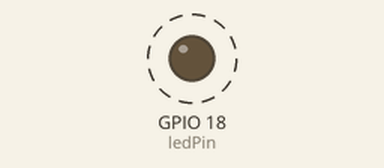
Bench run of a program on a simulated Raspberry Pi (BCM pin numbers). On the bench: output pins drawn as LEDs (lit = HIGH). Dashed ring = blinking. What the program prints to the terminal is not drawn.

Above: at 0.5 s.
Timing chart, 0 to 4.6 s (numbered marks = the images above):
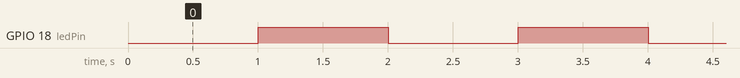

Measured:
- by itself, GPIO 18 (ledPin): alternates HIGH for 1.0 s and LOW for 1.0 s

The program:

blinking_led.py
```python
#!/usr/bin/env python3
import RPi.GPIO as GPIO # pin lib for the Raspberry
import time
ledPin = 18 # the BCM pin connected to the LED

GPIO.setwarnings(False)
GPIO.setmode(GPIO.BCM)
GPIO.setup(18, GPIO.OUT)
'''
while True:
    print("Led ON...")
    GPIO.output(18, True)
    time.sleep(1)
    print("Led OFF...")
    GPIO.output(18, False)
    time.sleep(1)

'''
def setup():
    # Set the GPIO modes to BCM Numbering
    GPIO.setmode(GPIO.BCM)
    # Set ledPin's mode to output and inital level to High(3.3v)
    GPIO.setup(ledPin, GPIO.OUT, initial=GPIO.HIGH)

# Define a main function for main process
def main():
    while True:
        print("Led OFF...")
        GPIO.output(ledPin, GPIO.LOW)
        time.sleep(1)

        print("Led ON...")
        GPIO.output(ledPin, GPIO.HIGH)
        time.sleep(1)

# Cleanup function
def destroy():
    print("Led OFF...")
    GPIO.output(ledPin, GPIO.LOW)
    # Release resources
    GPIO.cleanup()

if __name__ == '__main__':
    setup()
    try:
        main()
    except KeyboardInterrupt:
        destroy()
```
